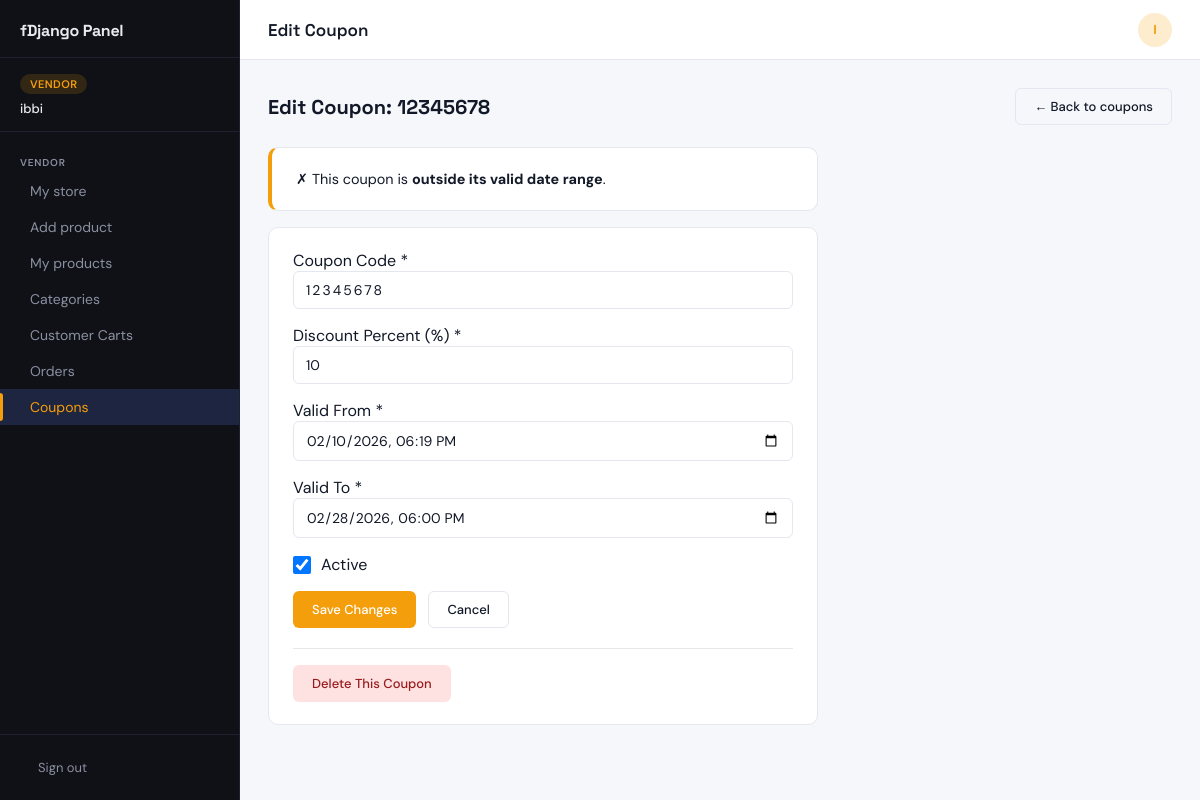
Before: /panel/vendor/coupons/edit/1/ (signed in) with the older database file.
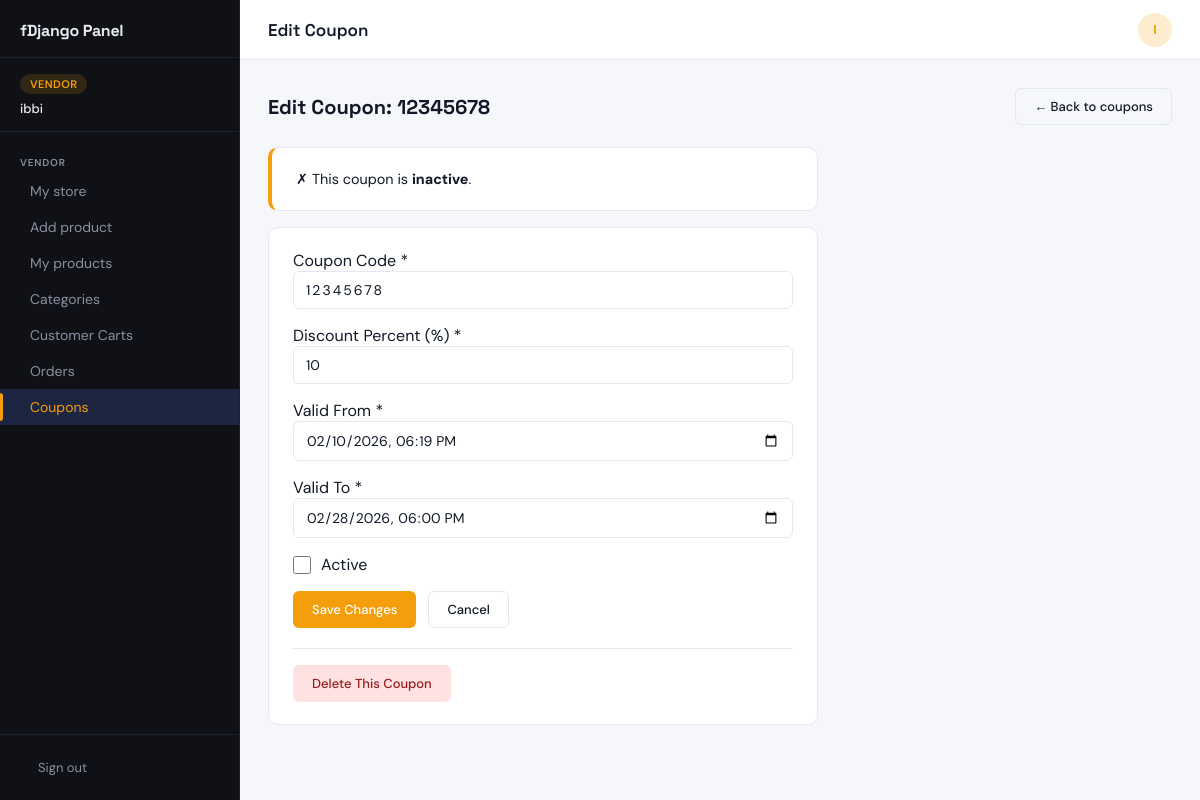
After: the same page with the newer database file.
### app/models.py (models this page shows, shortened)
class Coupon(models.Model):
    code = models.CharField(max_length=50, unique=True)
    discount_percent = models.PositiveIntegerField()
    valid_from = models.DateTimeField()
    valid_to = models.DateTimeField()
    active = models.BooleanField(default=True)
    def is_valid(self):
        now = timezone.now()
        return self.active and self.valid_from <= now <= self.valid_to

### app/views.py (the view, shortened to what this page needs)
# urls.py: path('panel/vendor/coupons/edit/<int:coupon_id>/',     views.coupon_edit,    name='coupon_edit'),
def coupon_edit(request, coupon_id):
    if not request.user.is_authenticated:
        return redirect('panel_login')
    if request.user.role != 'vendor':
        return redirect('vendor_dashboard')
    coupon = get_object_or_404(Coupon, id=coupon_id)
    return render(request, 'custom_admin_templates/coupons_edit.html', {
        'coupon': coupon
    })

### app/views.py (called while the page is built)
def current_site_profile(request):
    site=get_current_site(request)
    site_profile=SiteProfile.objects.get(site=site)
    return {'site_profile': site_profile}

### templates/custom_admin_templates/coupons_edit.html (shortened to what this page needs)
{% extends 'custom_admin_templates/base.html' %}
{% load static %}
{% block page_title %}Edit Coupon{% endblock %}
{% block content %}
<div class="page-header">
  <h2>Edit Coupon: {{ coupon.code }}</h2>
  <a href="{% url 'manage_coupons' %}" class="btn btn-outline">← Back to coupons</a>
</div>
<div class="card" style="max-width:550px; margin-bottom:16px;
     border-left:4px solid {% if coupon.is_valid %}#22c55e{% else %}#f59e0b{% endif %};">
  <p style="margin:0; font-size:0.9rem;">
    {% if coupon.is_valid %}
      ✓ This coupon is currently <strong>valid and active</strong>.
    {% elif not coupon.active %}
      ✗ This coupon is <strong>inactive</strong>.
    {% else %}
      ✗ This coupon is <strong>outside its valid date range</strong>.
    {% endif %}
  </p>
</div>
<div class="card" style="max-width:550px;">
  <form method="post">
    <div class="form-group">
      <label>Coupon Code *</label>
      <input type="text" name="code" class="form-control"
             value="{{ coupon.code }}" required
             style="text-transform:uppercase; letter-spacing:2px;">
    </div>
    <div class="form-group">
      <label>Discount Percent (%) *</label>
      <input type="number" name="discount_percent" class="form-control"
             value="{{ coupon.discount_percent }}" min="1" max="100" required>
    </div>
    <div class="form-group">
      <label>Valid From *</label>
      <input type="datetime-local" name="valid_from" class="form-control"
             value="{{ coupon.valid_from|date:'Y-m-d\TH:i' }}" required>
    </div>
    <div class="form-group">
      <label>Valid To *</label>
      <input type="datetime-local" name="valid_to" class="form-control"
             value="{{ coupon.valid_to|date:'Y-m-d\TH:i' }}" required>
    </div>
    <div class="form-group" style="display:flex; align-items:center; gap:10px;">
      <input type="checkbox" name="active" id="active"
             style="width:18px; height:18px;"
             {% if coupon.active %}checked{% endif %}>
      <label for="active" style="margin:0;">Active</label>
    </div>
    <div style="display:flex; gap:12px; margin-top:8px;">
      <button type="submit" class="btn btn-primary">Save Changes</button>
      <a href="{% url 'manage_coupons' %}" class="btn btn-outline">Cancel</a>
    </div>
  </form>
  <form method="post" action="{% url 'coupon_delete' coupon.id %}"
        style="margin-top:20px; border-top:1px solid #e5e7eb; padding-top:16px;"
        onsubmit="return confirm('Delete coupon {{ coupon.code }}?')">
    <button type="submit" class="btn btn-danger">Delete This Coupon</button>
  </form>
</div>
{% endblock %}

Changed rows visible on the page:
changed Coupon: active "☑" → "☐"
Other visible differences:
text no longer shown: "outside its valid date range"
text now shown: "inactive"
